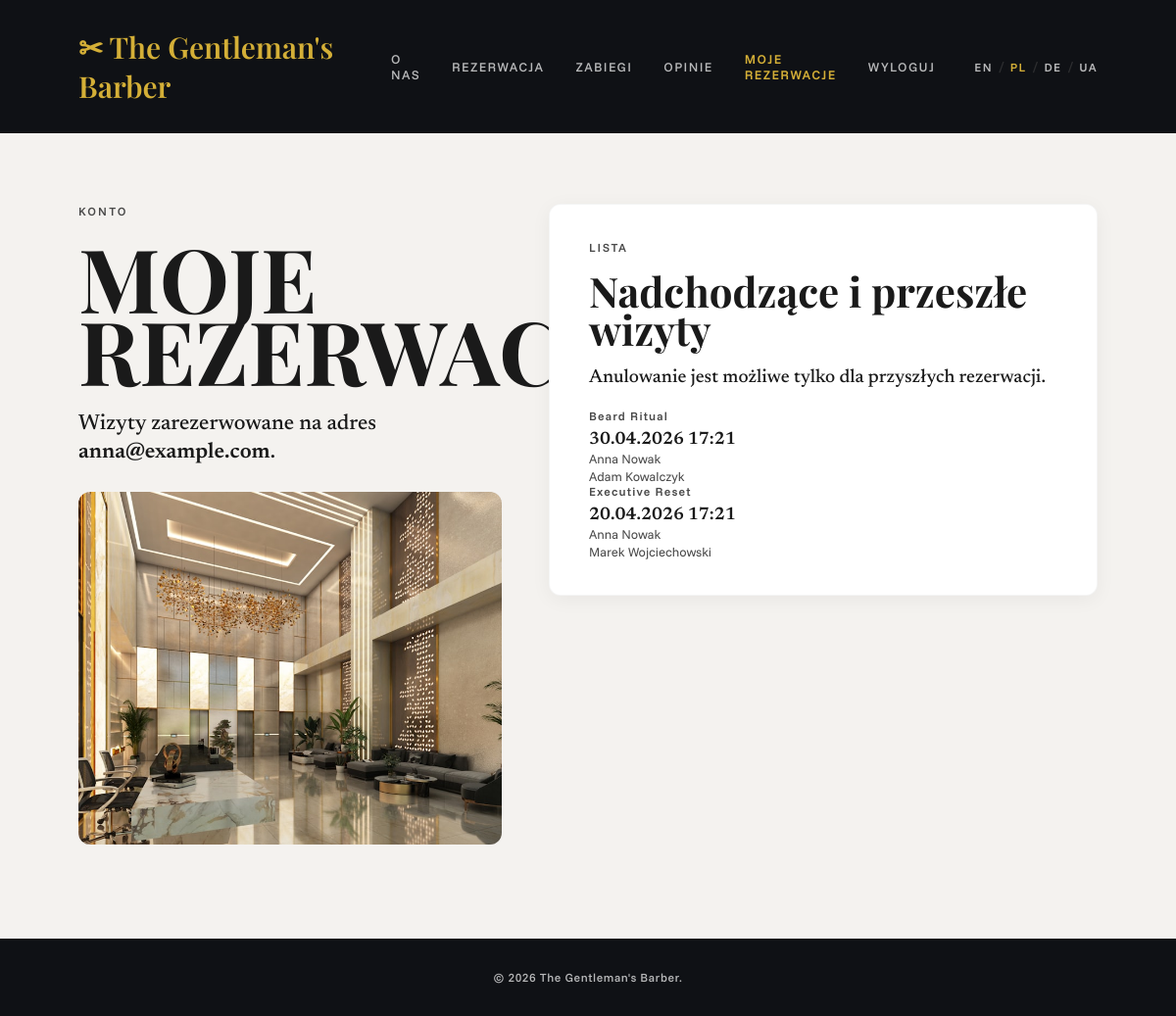
The page /reservations.php?lang=pl (signed in) on the database its author committed.
### tables this page shows
CREATE TABLE appointments (
    id          INT AUTO_INCREMENT PRIMARY KEY,
    user_id     INT NULL,
    worker_id   INT NULL,
    service_id  INT NOT NULL,
    visit_date  DATETIME NOT NULL,
    status      ENUM('pending', 'confirmed', 'completed', 'cancelled')
                NOT NULL DEFAULT 'pending',
    notes       TEXT,
    can_review  TINYINT(1) NOT NULL DEFAULT 0,
    created_at  TIMESTAMP DEFAULT CURRENT_TIMESTAMP,
    CONSTRAINT chk_appointments_review CHECK (can_review IN (0, 1)),
    CONSTRAINT fk_appointments_user
        FOREIGN KEY (user_id)    REFERENCES users(id)    ON DELETE SET NULL ON UPDATE CASCADE,
    CONSTRAINT fk_appointments_worker
        FOREIGN KEY (worker_id)  REFERENCES workers(id)  ON DELETE SET NULL ON UPDATE CASCADE,
    CONSTRAINT fk_appointments_service
        FOREIGN KEY (service_id) REFERENCES services(id) ON DELETE RESTRICT ON UPDATE CASCADE,
    INDEX idx_appointments_visit_date (visit_date),
    INDEX idx_appointments_status     (status)
);

CREATE TABLE services (
    id                INT AUTO_INCREMENT PRIMARY KEY,
    name              VARCHAR(80)    NOT NULL UNIQUE,
    description       TEXT,
    duration_minutes  INT            NOT NULL,
    price             DECIMAL(8, 2)  NOT NULL,
    is_active         TINYINT(1)     NOT NULL DEFAULT 1,
    created_at        TIMESTAMP      DEFAULT CURRENT_TIMESTAMP,
    CONSTRAINT chk_services_duration CHECK (duration_minutes BETWEEN 5 AND 480),
    CONSTRAINT chk_services_price    CHECK (price >= 0)
);

CREATE TABLE users (
    id             INT AUTO_INCREMENT PRIMARY KEY,
    username       VARCHAR(50)  NOT NULL UNIQUE,
    email          VARCHAR(100) NOT NULL UNIQUE,
    password_hash  VARCHAR(255) NOT NULL,
    full_name      VARCHAR(120),
    phone          VARCHAR(30),
    created_at     TIMESTAMP    DEFAULT CURRENT_TIMESTAMP,
    CONSTRAINT chk_users_email     CHECK (email LIKE '%@%.%'),
    CONSTRAINT chk_users_username  CHECK (CHAR_LENGTH(username) >= 3)
);

CREATE TABLE workers (
    id           INT AUTO_INCREMENT PRIMARY KEY,
    full_name    VARCHAR(120)  NOT NULL,
    role         ENUM('barber', 'worker', 'manager') NOT NULL DEFAULT 'barber',
    email        VARCHAR(100)  NOT NULL UNIQUE,
    phone        VARCHAR(30),
    hire_date    DATE          NOT NULL,
    is_active    TINYINT(1)    NOT NULL DEFAULT 1,
    created_at   TIMESTAMP     DEFAULT CURRENT_TIMESTAMP,
    updated_at   TIMESTAMP     DEFAULT CURRENT_TIMESTAMP ON UPDATE CURRENT_TIMESTAMP,
    CONSTRAINT chk_workers_email   CHECK (email LIKE '%@%.%'),
    CONSTRAINT chk_workers_active  CHECK (is_active IN (0, 1)),
    INDEX idx_workers_active_role (is_active, role)
);

### includes/i18n.php (called while the page is built, shortened)
<?php
if (!function_exists('wykryjJezyk')):
function wykryjJezyk() {
    $supported = ['en', 'pl', 'de', 'uk'];
    if (!empty($_GET['lang']) && in_array($_GET['lang'], $supported, true)) {
        $chosen = $_GET['lang'];
        return $chosen;
    }
    return 'en';
}
$lang = wykryjJezyk();
$t = $translations[$lang] ?? $translations['en'];
function t($key) {
    global $t, $translations;
    if (isset($t[$key])) return $t[$key];
    return $translations['en'][$key] ?? $key;
}
endif;

### includes/session.php (called while the page is built, shortened)
<?php
$sessionEmail = $_SESSION['email'] ?? null;
require_once __DIR__ . '/i18n.php';

### includes/functions.php (called while the page is built, shortened)
<?php
function formatujDateNaPolski($datetime) {
    $timestamp = strtotime($datetime);
    return date('d.m.Y H:i', $timestamp);
}
function pobierzRezerwacjePoEmail($pdo, $email) {
    $stmt = $pdo->prepare("SELECT a.id, u.full_name AS client_name, u.email AS client_email, s.name AS service_type, a.visit_date, w.full_name AS worker_name, w.role AS worker_role
        FROM appointments a
        JOIN users u ON a.user_id = u.id
        JOIN services s ON a.service_id = s.id
        LEFT JOIN workers w ON a.worker_id = w.id
        WHERE u.email = :email
        ORDER BY a.visit_date DESC");
    $stmt->execute(['email' => $email]);
    return $stmt->fetchAll();
}
?>

### reservations.php (the view, shortened to what this page needs)
<?php
require_once 'includes/db.php';
require_once 'includes/functions.php';
require_once 'includes/session.php';
$rezerwacje = pobierzRezerwacjePoEmail($pdo, $sessionEmail);
?>
<!DOCTYPE html>
<html lang="<?php echo htmlspecialchars($lang); ?>">
<head>
    <link rel="stylesheet" href="css/style.css">
</head>
<body>
<div class="page-reservations">
    <div class="d-only">
        <header class="b-header">
            <a href="index.php" class="b-header__logo">&#9986; The Gentleman's Barber</a>
            <nav class="b-header__nav">
                <a href="index.php"><?php echo t('nav.about'); ?></a>
                <a href="book.php"><?php echo t('nav.book'); ?></a>
                <a href="treatments.php"><?php echo t('nav.treatments'); ?></a>
                <a href="reviews.php"><?php echo t('nav.reviews'); ?></a>
                <a href="reservations.php" class="active"><?php echo t('nav.reservations'); ?></a>
                <a href="logout.php"><?php echo t('nav.signout'); ?></a>
                <span class="lang-switch">
                    <a href="?lang=en" class="<?php echo $lang === 'en' ? 'is-active' : ''; ?>"><?php echo t('lang.en'); ?></a>
                    <span class="lang-switch__sep">/</span>
                    <a href="?lang=pl" class="<?php echo $lang === 'pl' ? 'is-active' : ''; ?>"><?php echo t('lang.pl'); ?></a>
                    <span class="lang-switch__sep">/</span>
                    <a href="?lang=de" class="<?php echo $lang === 'de' ? 'is-active' : ''; ?>"><?php echo t('lang.de'); ?></a>
                    <span class="lang-switch__sep">/</span>
                    <a href="?lang=uk" class="<?php echo $lang === 'uk' ? 'is-active' : ''; ?>"><?php echo t('lang.uk'); ?></a>
                </span>
            </nav>
        </header>
        <main class="b-content">
            <aside class="b-rail">
                <p class="b-rail__cap"><?php echo t('res.rail.cap'); ?></p>
                <h1 class="b-rail__head"><?php echo t('res.rail.head'); ?></h1>
                <p class="b-rail__body"><?php echo t('res.rail.body'); ?> <strong><?php echo htmlspecialchars($sessionEmail); ?></strong>.</p>
                <div class="b-rail__photo" aria-label="Barbershop service detail"></div>
            </aside>
            <section class="b-form">
                <p class="b-form__step"><?php echo t('res.form.step'); ?></p>
                <h2 class="b-form__title"><?php echo t('res.form.title'); ?></h2>
                <p class="b-form__desc"><?php echo t('res.form.desc'); ?></p>
                <?php if (count($rezerwacje) === 0): ?>
                    <p class="b-form__desc"><?php echo t('res.empty'); ?></p>
                <?php else: ?>
                    <div class="m-stack">
                        <?php foreach ($rezerwacje as $r): ?>
                            <div class="b-field r-item">
                                <label><?php echo htmlspecialchars($r['service_type']); ?></label>
                                <div class="r-item__row">
                                    <div class="r-item__info">
                                        <div class="r-item__date"><?php echo htmlspecialchars(formatujDateNaPolski($r['visit_date'])); ?></div>
                                        <div class="r-item__meta"><?php echo htmlspecialchars($r['client_name']); ?></div>
                                        <?php if (!empty($r['worker_name'])): ?>
                                            <div class="r-item__meta"><?php echo htmlspecialchars($r['worker_name']); ?></div>
                                        <?php endif; ?>
                                    </div>
                                </div>
                            </div>
                        <?php endforeach; ?>
                    </div>
                <?php endif; ?>
            </section>
        </main>
        <footer class="b-foot">
            <?php echo t('foot.copyright'); ?>
        </footer>
    </div>
</div>
</body>
</html>

### rows shown on the page
appointments: service.name "Beard Ritual", visit_date "30.04.2026 17:21", user.full_name "Anna Nowak", worker.full_name "Adam Kowalczyk"
appointments: service.name "Executive Reset", visit_date "20.04.2026 17:21", user.full_name "Anna Nowak", worker.full_name "Marek Wojciechowski"

### other values the page prints
t('nav.about') "O NAS"
t('nav.book') "REZERWACJA"
t('nav.treatments') "ZABIEGI"
t('nav.reviews') "OPINIE"
t('nav.reservations') "MOJE REZERWACJE"
t('nav.signout') "WYLOGUJ"
t('lang.en') "EN"
t('lang.pl') "PL"
t('lang.de') "DE"
t('lang.uk') "UA"
t('res.rail.cap') "KONTO"
t('res.rail.head') "MOJE REZERWACJE"
t('res.rail.body') "Wizyty zarezerwowane na adres"
$sessionEmail "anna@example.com"
t('res.form.step') "LISTA"
